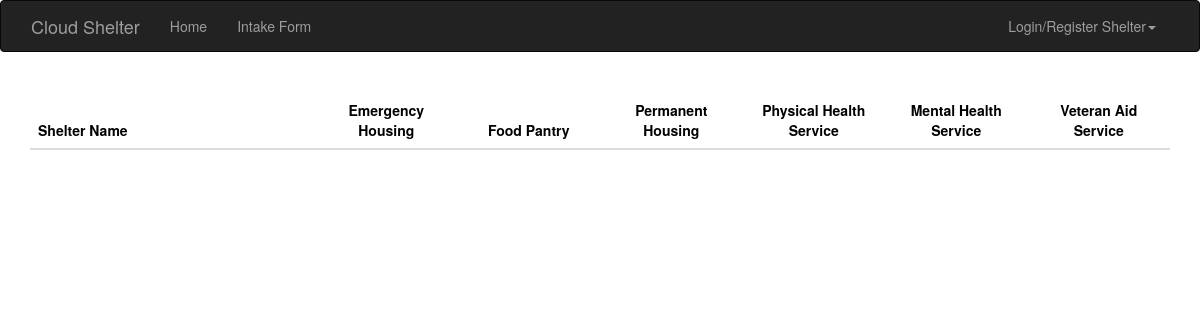
The app's page /, older data.
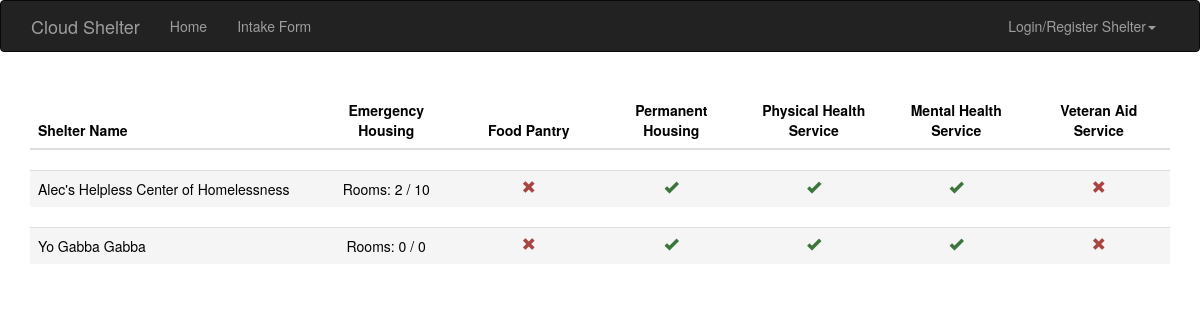
The same page, newer data.
### App/models.py (models this page shows, shortened)
class Shelter(models.Model):
    user = models.OneToOneField(User, on_delete=models.CASCADE)
    userid = models.IntegerField()
    shelter_name = models.CharField(max_length=500)
    shelter_support_email = models.CharField(max_length=200) #See Below?
    shelter_support_tele = models.CharField(max_length=15) #See Below?
    shelter_address = models.CharField(max_length=200)
    shelter_city = models.CharField(max_length=200)
    shelter_state = models.CharField(max_length=2)
    shelter_desc = models.CharField(max_length=5000)
    shelter_restrictions = models.CharField(max_length=2000)
    service_rooms = models.OneToOneField(RoomService)
    service_foods = models.OneToOneField(FoodService)
    service_house = models.OneToOneField(HousingService)
    service_physical_illness = models.OneToOneField(PhysicalHealthService)
    service_mental_illness = models.OneToOneField(MentalHealthService)
    service_veteran_aid = models.OneToOneField(VeteranAid)

class RoomService(models.Model):
    has_room_service = models.BooleanField()
    max_room = models.IntegerField()
    filled_rooms = models.IntegerField()

### App/views.py (the view, shortened to what this page needs)
# urls.py: url(r'^$', views.index_view, name='index'),
def index_view(request):
    user = request.user
    pos = 0
    shelters = Shelter.objects.all()
    param = request.GET.get('sort')
    context = { #context sends data to the html file
        'app_name': APP_NAME,
        'user': user,
        'shelters': shelters,
        'pos': pos
    }
    return render(request, 'index.html', context)

### templates/index.html
{% extends 'app_base.html' %}
{% block content %}
    <div class="container">
        <br>
        <div class="index_body full">
                <table class="table">
                    <thead>
                        <tr>
                            <th class="col-sm-2"><a href="?sort=shelter{% if not pos == 1 %}1{% endif %}" class="no-decor">Shelter Name</a></th>
                            <th class="col-sm-1 text-center"><a href="?sort=house{% if not pos == 1 %}1{% endif %}" class="no-decor">Emergency Housing</a></th>
                            <th class="col-sm-1 text-center"><a href="?sort=food{% if not pos == 1 %}1{% endif %}" class="no-decor">Food Pantry</a></th>
                            <th class="col-sm-1 text-center"><a href="?sort=phouse{% if not pos == 1 %}1{% endif %}" class="no-decor">Permanent Housing</a></th>
                            <th class="col-sm-1 text-center"><a href="?sort=health{% if not pos == 1 %}1{% endif %}" class="no-decor">Physical Health Service</a></th>
                            <th class="col-sm-1 text-center"><a href="?sort=mental{% if not pos == 1 %}1{% endif %}" class="no-decor">Mental Health Service</a></th>
                            <th class="col-sm-1 text-center"><a href="?sort=vet{% if not pos == 1 %}1{% endif %}" class="no-decor">Veteran Aid Service</a></th>
                        </tr>
                    </thead>
                </table>
                {% for shelter in shelters %}
                    <a href="{% url 'shelter' shelter.id %}" class="no-decor">
                        <div>
                        <table class="table">
                            <tr class="shelter active" >
                                <td class="col-sm-2"> {{ shelter.shelter_name}}</td>
                                <td class="col-sm-1 text-center">
                                {% if not shelter.service_rooms.has_room_service %}
                                    <span class="glyphicon glyphicon-remove alert-danger text-center center-block"></span>
                                {% else %}
                                    Rooms: {{ shelter.service_rooms.filled_rooms }} / {{ shelter.service_rooms.max_room }}
                                {% endif %}
                                </td>
                                <td class="col-sm-1 text-center">
                                {% if shelter.service_foods.has_food_service %}
                                    {% if shelter.service_foods.foodLevel == 0 %}
                                        <p>No food</p>
                                    {% elif shelter.service_foods.foodLevel == 1 %}
                                        <p>Very Low</p>
                                    {% elif shelter.service_foods.foodLevel == 2 %}
                                        <p>In Need</p>
                                    {% elif shelter.service_foods.foodLevel == 3 %}
                                        <p>Well Stocked</p>
                                    {% elif shelter.service_foods.foodLevel == 4 %}
                                        <p>Abundant</p>
                                    {% endif %}
                                {% else %}
                                    <span class="glyphicon glyphicon-remove alert-danger text-center center-block"></span>
                                {% endif %}
                                </td>
                                <td class="col-sm-1">
                                {% if shelter.service_house.has_house_service %}
                                    <span class="glyphicon glyphicon-ok alert-success text-center center-block"></span>
                                {% else %}
                                    <span class="glyphicon glyphicon-remove alert-danger text-center center-block"></span>
                                {% endif %}
                                </td>
                                <td class="col-sm-1">
                                {% if shelter.service_physical_illness.has_physical_health_service %}
                                    <span class="glyphicon glyphicon-ok  alert-success text-center center-block"></span>
                                {% else %}
                                    <span class="glyphicon glyphicon-remove alert-danger text-center center-block"></span>
                                {% endif %}
                                </td>
                                <td class="col-sm-1">
                                {% if shelter.service_mental_illness.has_mental_health_service %}
                                    <span class="glyphicon glyphicon-ok alert-success text-center center-block"></span>
                                {% else %}
                                    <span class="glyphicon glyphicon-remove alert-danger text-center center-block"></span>
                                {% endif %}
                                </td>
                                <td class="col-sm-1">
                                {% if shelter.service_veteran_aid.has_veteran_aid %}
                                    <span class="glyphicon glyphicon-ok alert-success text-center center-block"></span>
                                {% else %}
                                    <span class="glyphicon glyphicon-remove alert-danger text-center center-block"></span>
                                {% endif %}
                                </td>
                            </tr>
                            </table>
                        </div>
                    </a>
                 {% endfor %}
        </div>
     </div>
{% endblock %}

### templates/app_base.html (shortened to what this page needs)
{% load staticfiles %}
<!DOCTYPE HTML PUBLIC "-//W3C//DTD HTML 4.01//EN">
<html lang="en">
    {% include 'head.html' %}
    <body>
        {% include 'navbar.html' %}
        {% block content%}{% endblock %}
    </body>
</html>

### templates/head.html (shortened to what this page needs)
{% load staticfiles %}
<head>
    <link href="{% static 'css/bootstrap.min.css' %}" rel="stylesheet" media="screen">
    <link href="{% static 'css/bootstrap-datetimepicker.min.css' %}" rel="stylesheet" media="screen">
    <link href="{% static 'css/custom.css' %}" rel="stylesheet" media="screen">
</head>

### templates/navbar.html (shortened to what this page needs)
  <nav class="navbar navbar-inverse">
    <div class="container-fluid">
      <div class="container">
      <div class="navbar-header">
        <a class="navbar-brand" href="{% url 'index' %}"> {{ app_name }} </a>
      </div>
      <div class="collapse navbar-collapse" id="bs-example-navbar-collapse-1">
        <ul class="nav navbar-nav">
          <li><a href="{% url 'index' %}">Home <span class="sr-only">(current)</span></a></li>
          <li><a href="{% url 'intakeform' %}">Intake Form</a></li>
        </ul>
        <ul class="nav navbar-nav navbar-right" style="height: 100%">
          <li>
            {% if user.is_authenticated %}
              <a class="dropdown" type="button" data-toggle="dropdown">
                My Shelter
                <ul class="dropdown-menu">
                  <li><a href="{% url 'editshelter' %}">Edit My Shelter</a></li>
                  <li><a href="{% url 'logout' %}">Logout</a></li>
                </ul>
              </a>
            {% else %}
              <a class="dropdown" type="button" data-toggle="dropdown">
                Login/Register Shelter<span class="caret"></span>
              </a>
            {% endif %}
          </li>
        </ul>
      </div>
      </div>
    </div>
  </nav>

### templates/footer.html (shortened to what this page needs)
{% load staticfiles %}

### App/static/css/custom.css (style rules this page uses)
.glyphicon { background: transparent; }
.no-decor { color: black; text-decoration: none; }

Row changes from the older to the newer data that the page shows:
added Shelter: shelter_name "Alec's Helpless Center of Homelessness", service_rooms.filled_rooms "2", service_rooms.max_room "10"
added Shelter: shelter_name "Yo Gabba Gabba", service_rooms.filled_rooms "0", service_rooms.max_room "0"
